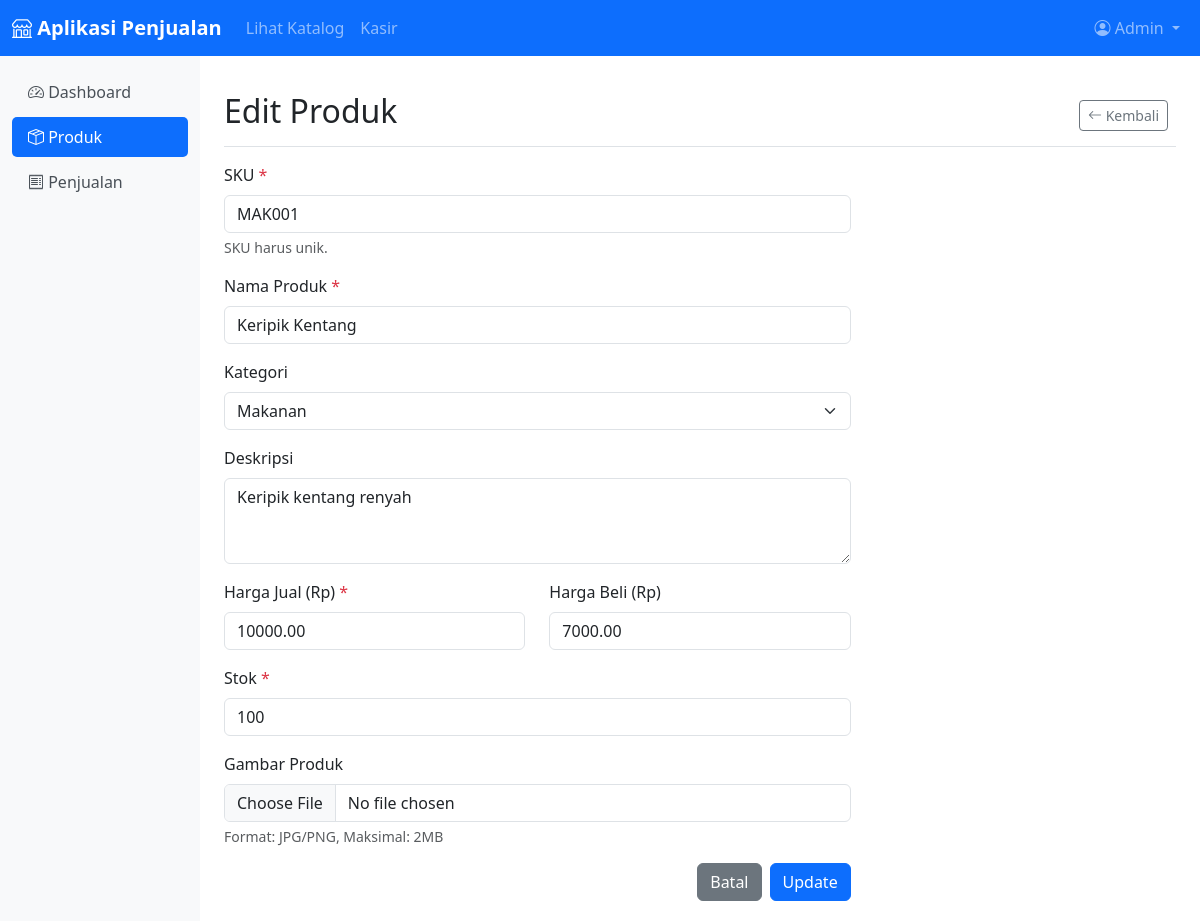
Page /product_form.php?id=4 (signed in) on the committed database.
### tables this page shows
CREATE TABLE products (
    id INT AUTO_INCREMENT PRIMARY KEY,
    sku VARCHAR(50) NOT NULL UNIQUE,
    nama VARCHAR(100) NOT NULL,
    category_id INT,
    deskripsi TEXT,
    harga_jual DECIMAL(10,2) NOT NULL,
    harga_beli DECIMAL(10,2),
    stok INT NOT NULL DEFAULT 0,
    gambar_path VARCHAR(255),
    created_at TIMESTAMP DEFAULT CURRENT_TIMESTAMP,
    updated_at TIMESTAMP DEFAULT CURRENT_TIMESTAMP ON UPDATE CURRENT_TIMESTAMP,
    FOREIGN KEY (category_id) REFERENCES categories(id) ON DELETE SET NULL
);

CREATE TABLE categories (
    id INT AUTO_INCREMENT PRIMARY KEY,
    nama VARCHAR(50) NOT NULL,
    slug VARCHAR(50) NOT NULL UNIQUE
);

### product_form.php (the view, shortened to what this page needs)
<?php
include 'koneksi.php';
$product = null;
$is_edit = false;
if (isset($_GET['id']) && !empty($_GET['id'])) {
    $product_id = $_GET['id'];
    $is_edit = true;
    $stmt = $conn->prepare("SELECT * FROM products WHERE id = ?");
    $stmt->bind_param("i", $product_id);
    $stmt->execute();
    $result = $stmt->get_result();
    if ($result->num_rows == 1) {
        $product = $result->fetch_assoc();
    } else {
        $_SESSION['error'] = "Produk tidak ditemukan.";
        header('Location: products.php');
        exit;
    }
}
$categories = [];
$result = $conn->query("SELECT * FROM categories ORDER BY nama");
if ($result->num_rows > 0) {
    while ($row = $result->fetch_assoc()) {
        $categories[] = $row;
    }
}
?>
<!DOCTYPE html>
<html lang="id">
<head>
    <link href="https://cdn.jsdelivr.net/npm/bootstrap@5.3.0/dist/css/bootstrap.min.css" rel="stylesheet">
    <link rel="stylesheet" href="https://cdn.jsdelivr.net/npm/bootstrap-icons@1.10.0/font/bootstrap-icons.css">
</head>
<body>
    <nav class="navbar navbar-expand-lg navbar-dark bg-primary">
        <div class="container-fluid">
            <a class="navbar-brand" href="#">
                <i class="bi bi-shop"></i> Aplikasi Penjualan
            </a>
            <div class="collapse navbar-collapse" id="navbarNav">
                <ul class="navbar-nav me-auto">
                    <li class="nav-item">
                        <a class="nav-link" href="index.php">Lihat Katalog</a>
                    </li>
                    <li class="nav-item">
                        <a class="nav-link" href="pos.php">Kasir</a>
                    </li>
                </ul>
                <ul class="navbar-nav">
                    <li class="nav-item dropdown">
                        <a class="nav-link dropdown-toggle" href="#" id="navbarDropdown" role="button" data-bs-toggle="dropdown">
                            <i class="bi bi-person-circle"></i> <?php echo htmlspecialchars($_SESSION['admin_name']); ?>
                        </a>
                    </li>
                </ul>
            </div>
        </div>
    </nav>
    <div class="container-fluid">
        <div class="row">
            <div class="col-md-3 col-lg-2 d-md-block sidebar collapse">
                <div class="position-sticky pt-3">
                    <ul class="nav flex-column">
                        <li class="nav-item">
                            <a class="nav-link" href="admin_dashboard.php">
                                <i class="bi bi-speedometer2"></i> Dashboard
                            </a>
                        </li>
                        <li class="nav-item">
                            <a class="nav-link active" href="products.php">
                                <i class="bi bi-box-seam"></i> Produk
                            </a>
                        </li>
                        <li class="nav-item">
                            <a class="nav-link" href="sales_list.php">
                                <i class="bi bi-receipt"></i> Penjualan
                            </a>
                        </li>
                    </ul>
                </div>
            </div>
            <div class="col-md-9 ms-sm-auto col-lg-10 px-md-4 content">
                <div class="d-flex justify-content-between flex-wrap flex-md-nowrap align-items-center pt-3 pb-2 mb-3 border-bottom">
                    <h1 class="h2"><?php echo $is_edit ? 'Edit' : 'Tambah'; ?> Produk</h1>
                    <div class="btn-toolbar mb-2 mb-md-0">
                        <div class="btn-group me-2">
                            <a href="products.php" class="btn btn-sm btn-outline-secondary">
                                <i class="bi bi-arrow-left"></i> Kembali
                            </a>
                        </div>
                    </div>
                </div>
                <div class="row">
                    <div class="col-md-8">
                        <form action="process_product.php" method="post" enctype="multipart/form-data">
                            <div class="mb-3">
                                <label for="sku" class="form-label">SKU <span class="text-danger">*</span></label>
                                <input type="text" class="form-control" id="sku" name="sku" required
                                       value="<?php echo $is_edit ? htmlspecialchars($product['sku']) : ''; ?>">
                                <div class="form-text">SKU harus unik.</div>
                            </div>
                            <div class="mb-3">
                                <label for="nama" class="form-label">Nama Produk <span class="text-danger">*</span></label>
                                <input type="text" class="form-control" id="nama" name="nama" required
                                       value="<?php echo $is_edit ? htmlspecialchars($product['nama']) : ''; ?>">
                            </div>
                            <div class="mb-3">
                                <label for="category_id" class="form-label">Kategori</label>
                                <select class="form-select" id="category_id" name="category_id">
                                    <?php foreach ($categories as $category): ?>
                                        <option value="<?php echo $category['id']; ?>"
                                                <?php echo ($is_edit && $product['category_id'] == $category['id']) ? 'selected' : ''; ?>>
                                            <?php echo htmlspecialchars($category['nama']); ?>
                                        </option>
                                    <?php endforeach; ?>
                                </select>
                            </div>
                            <div class="mb-3">
                                <label for="deskripsi" class="form-label">Deskripsi</label>
                                <textarea class="form-control" id="deskripsi" name="deskripsi" rows="3"><?php echo $is_edit ? htmlspecialchars($product['deskripsi']) : ''; ?></textarea>
                            </div>
                            <div class="row">
                                <div class="col-md-6 mb-3">
                                    <label for="harga_jual" class="form-label">Harga Jual (Rp) <span class="text-danger">*</span></label>
                                    <input type="number" class="form-control" id="harga_jual" name="harga_jual" required min="0" step="0.01"
                                           value="<?php echo $is_edit ? $product['harga_jual'] : ''; ?>">
                                </div>
                                <div class="col-md-6 mb-3">
                                    <label for="harga_beli" class="form-label">Harga Beli (Rp)</label>
                                    <input type="number" class="form-control" id="harga_beli" name="harga_beli" min="0" step="0.01"
                                           value="<?php echo $is_edit ? $product['harga_beli'] : ''; ?>">
                                </div>
                            </div>
                            <div class="mb-3">
                                <label for="stok" class="form-label">Stok <span class="text-danger">*</span></label>
                                <input type="number" class="form-control" id="stok" name="stok" required min="0"
                                       value="<?php echo $is_edit ? $product['stok'] : '0'; ?>">
                            </div>
                            <div class="mb-3">
                                <label for="gambar" class="form-label">Gambar Produk</label>
                                <input type="file" class="form-control" id="gambar" name="gambar" accept=".jpg,.jpeg,.png">
                                <div class="form-text">Format: JPG/PNG, Maksimal: 2MB</div>
                            </div>
                            <div class="d-grid gap-2 d-md-flex justify-content-md-end">
                                <a href="products.php" class="btn btn-secondary">Batal</a>
                                <button type="submit" class="btn btn-primary">
                                    <?php echo $is_edit ? 'Update' : 'Simpan'; ?>
                                </button>
                            </div>
                        </form>
                    </div>
                </div>
            </div>
        </div>
    </div>
</body>
</html>

### product_form.php (style rules this page uses)
.navbar-brand { font-weight: bold; }
.sidebar { min-height: calc(100vh - 56px); background-color: #f8f9fa; }
.sidebar .nav-link { color: #495057; border-radius: 5px; margin-bottom: 5px; }
.sidebar .nav-link.active { background-color: #0d6efd; color: white; }
.content { padding: 20px; }

### rows in the picture
products: sku "MAK001", nama "Keripik Kentang", category_id "Makanan", deskripsi "Keripik kentang renyah", harga_jual "10000.00", harga_beli "7000.00", stok "100"

### other values in the picture
$_SESSION['admin_name'] "Admin"
